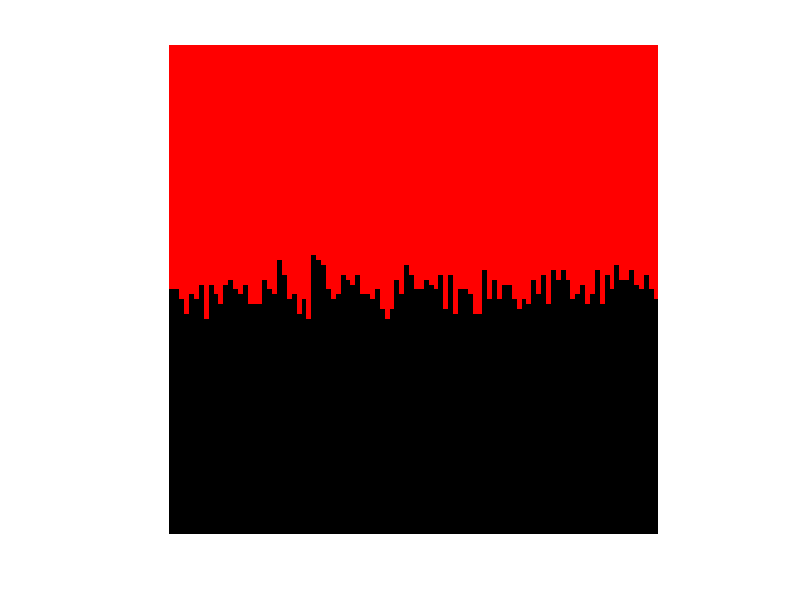

Write the MATLAB code that produced this figure.
function problem3 = PS0_Q1()
load('PS0_A.mat','A');
A = sort(A,'descend');
plot(A);

hist(A,10);

Z = A(51:100,1:50);
imagesc(Z);

mean_value = mean(A);
W = A - mean_value; 
imagesc(W);

Y = zeros(size(A,1),size(A,2),3)
t = mean_value;
ind1 = find(A-t>0);
Y(ind1) = 255;
ind2 = find(A-t<=0);
Y(ind2) = (0);
imshow(Y)
end






